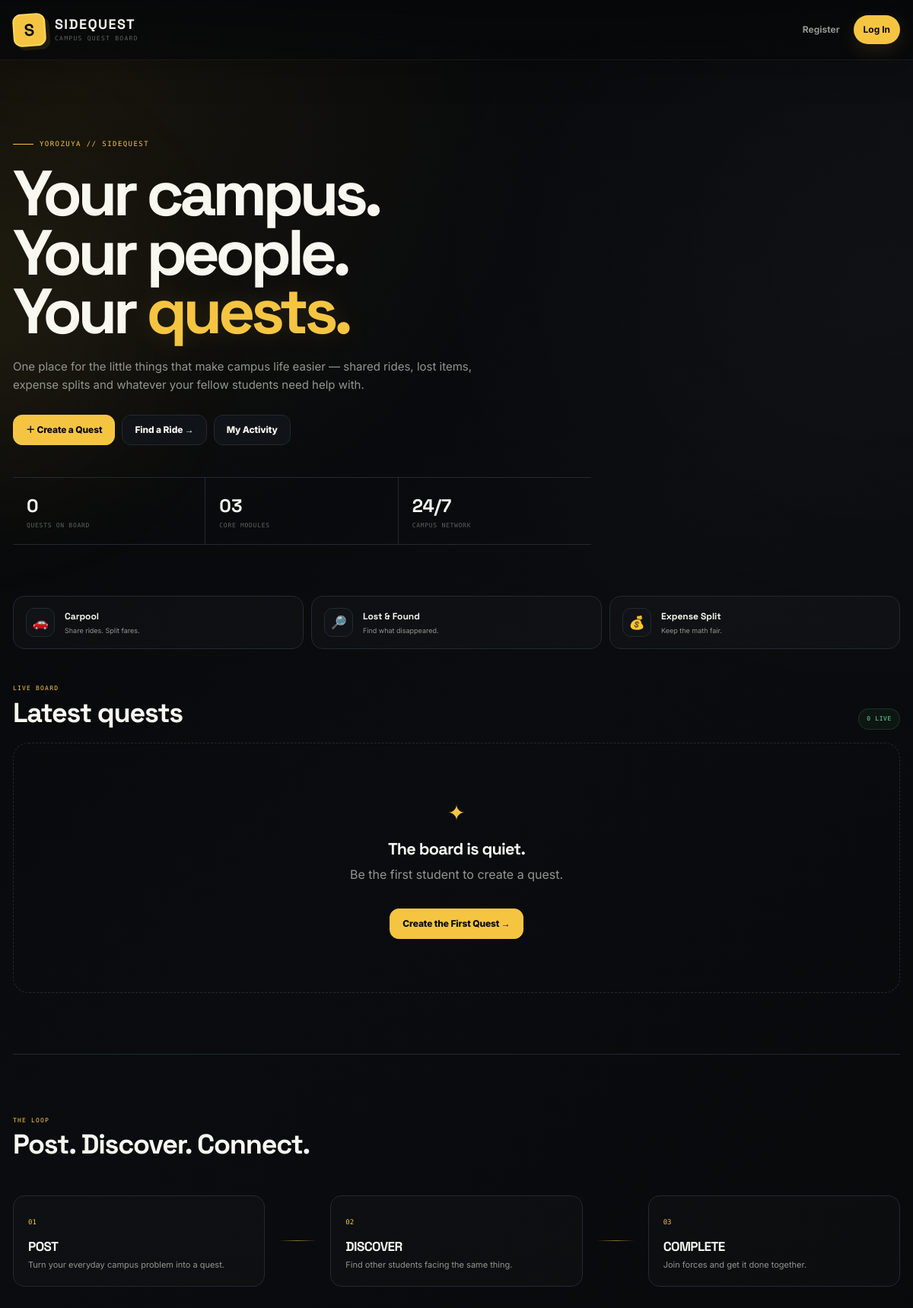
Before: / (upper part) with the older database file.
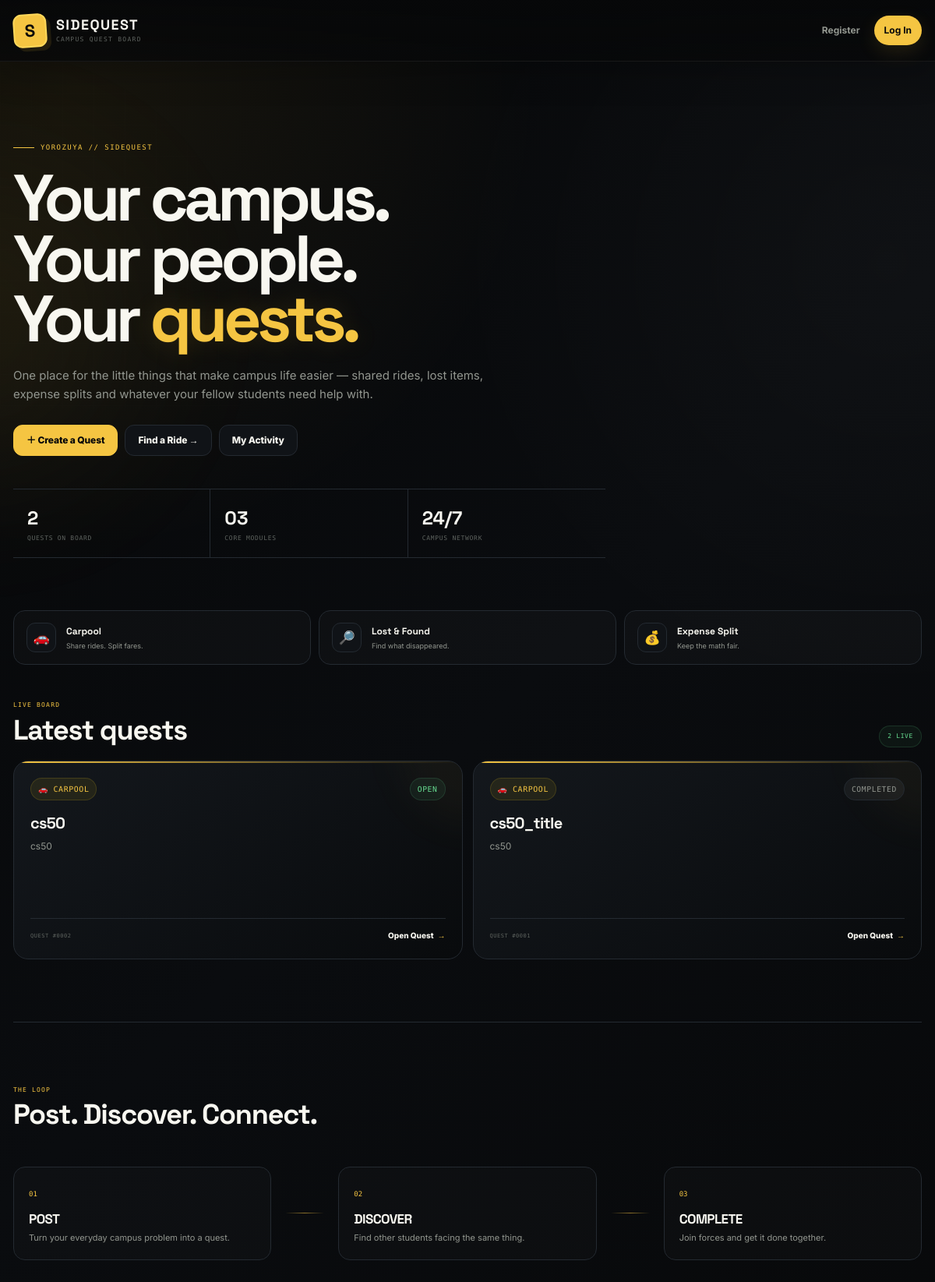
After: the same page with the newer database file.
### tables this page shows
CREATE TABLE quests (
    id INTEGER PRIMARY KEY AUTOINCREMENT,
    user_id INTEGER NOT NULL,
    title TEXT NOT NULL,
    description TEXT NOT NULL,
    category TEXT NOT NULL,
    status TEXT NOT NULL DEFAULT 'open',
    created_at TIMESTAMP NOT NULL DEFAULT CURRENT_TIMESTAMP,
    FOREIGN KEY(user_id) REFERENCES users(id)
);

### app.py (the view)
@app.route("/")
def index():
    connection = get_db()
    quests = connection.execute(
        """
        SELECT *
        FROM quests
        ORDER BY created_at DESC
        """
    ).fetchall()
    connection.close()
    return render_template("index.html", quests=quests)

### app.py (called while the page is built)
def get_db():
    connection = sqlite3.connect("sidequest.db")
    connection.row_factory = sqlite3.Row
    return connection

### templates/index.html (shortened to what this page needs)
{% extends "layout.html" %}
{% block main %}
<section class="sq-hero">
<div class="sq-eyebrow">
    YOROZUYA // SIDEQUEST
</div>
<h1 class="sq-hero-title">
    Your campus.
    <br>
    Your people.
    <br>
    Your
    <span class="highlight">quests.</span>
</h1>
<p class="sq-hero-description">
    One place for the little things that make campus life easier —
    shared rides, lost items, expense splits and whatever your
    fellow students need help with.
</p>
<div class="sq-hero-actions">
    <a
        href="/create"
        class="btn btn-primary"
    >
        ＋ Create a Quest
    </a>
    <a
        href="/findride"
        class="btn btn-secondary"
    >
        Find a Ride →
    </a>
    <a
        href="/myquests"
        class="btn btn-secondary"
    >
        My Activity
    </a>
</div>
<div class="sq-hero-metric-row">
    <div class="sq-hero-metric">
        <span class="sq-hero-metric-value">
            {{ quests|length }}
        </span>
        <span class="sq-hero-metric-label">
            QUESTS ON BOARD
        </span>
    </div>
    <div class="sq-hero-metric">
        <span class="sq-hero-metric-value">
            03
        </span>
        <span class="sq-hero-metric-label">
            CORE MODULES
        </span>
    </div>
    <div class="sq-hero-metric">
        <span class="sq-hero-metric-value">
            24/7
        </span>
        <span class="sq-hero-metric-label">
            CAMPUS NETWORK
        </span>
    </div>
</div>
</section>
<section class="sq-feature-strip">
<div class="sq-feature-card">
    <span class="sq-feature-icon">🚗</span>
    <div>
        <strong>Carpool</strong>
        <small>
            Share rides. Split fares.
        </small>
    </div>
</div>
<div class="sq-feature-card">
    <span class="sq-feature-icon">🔎</span>
    <div>
        <strong>Lost &amp; Found</strong>
        <small>
            Find what disappeared.
        </small>
    </div>
</div>
<div class="sq-feature-card">
    <span class="sq-feature-icon">💰</span>
    <div>
        <strong>Expense Split</strong>
        <small>
            Keep the math fair.
        </small>
    </div>
</div>
</section>
<section>
<div class="sq-section-header">
    <div>
        <div class="sq-section-kicker">
            LIVE BOARD
        </div>
        <h2 class="sq-section-title">
            Latest quests
        </h2>
    </div>
    <span class="sq-board-count">
        {{ quests|length }} LIVE
    </span>
</div>
{% if quests %}
    <div class="sq-quest-grid">
        {% for quest in quests %}
            <article class="sq-quest-card">
                <div class="sq-quest-top">
                    {% if quest["category"] == "carpool" %}
                        <span class="sq-category sq-category-carpool">
                            🚗 CARPOOL
                        </span>
                    {% elif quest["category"] == "lost_found" %}
                        <span class="sq-category sq-category-lost">
                            🔎 LOST &amp; FOUND
                        </span>
                    {% elif quest["category"] == "expense" %}
                        <span class="sq-category sq-category-expense">
                            💰 EXPENSE
                        </span>
                    {% else %}
                        <span class="sq-category">
                            ✦ {{ quest["category"] }}
                        </span>
                    {% endif %}
                    {% if quest["status"] == "open" %}
                        <span class="sq-status sq-status-open">
                            OPEN
                        </span>
                    {% else %}
                        <span class="sq-status sq-status-complete">
                            COMPLETED
                        </span>
                    {% endif %}
                </div>
                <h3 class="sq-quest-card-title">
                    {{ quest["title"] }}
                </h3>
                <p class="sq-quest-card-description">
                    {% if quest["description"] %}
                        {{ quest["description"] }}
                    {% else %}
                        No description provided.
                    {% endif %}
                </p>
                <div class="sq-quest-card-divider"></div>
                <div class="sq-quest-card-bottom">
                    <div class="sq-quest-id">
                        QUEST #{{ "%04d"|format(quest["id"]) }}
                    </div>
                    <a
                        href="/quest/{{ quest['id'] }}"
                        class="sq-view-quest"
                    >
                        Open Quest
                        <span>→</span>
                    </a>
                </div>
            </article>
        {% endfor %}
    </div>
{% else %}
    <div class="sq-empty">
        <h3>
            The board is quiet.
        </h3>
        <p>
            Be the first student to create a quest.
        </p>
        <a
            href="/create"
            class="btn btn-primary mt-3"
        >
            Create the First Quest →
        </a>
    </div>
{% endif %}
</section>
<section class="sq-process">
<div class="sq-section-header">
    <div>
        <div class="sq-section-kicker">
            THE LOOP
        </div>
        <h2 class="sq-section-title">
            Post. Discover. Connect.
        </h2>
    </div>
</div>
<div class="sq-process-grid">
    <div class="sq-process-step">
        <span class="sq-process-number">
            01
        </span>
        <h3>
            POST
        </h3>
        <p>
            Turn your everyday campus problem into a quest.
        </p>
    </div>
    <div class="sq-process-line"></div>
    <div class="sq-process-step">
        <span class="sq-process-number">
            02
        </span>
        <h3>
            DISCOVER
        </h3>
        <p>
            Find other students facing the same thing.
        </p>
    </div>
    <div class="sq-process-line"></div>
    <div class="sq-process-step">
        <span class="sq-process-number">
            03
        </span>
        <h3>
            COMPLETE
        </h3>
        <p>
            Join forces and get it done together.
        </p>
    </div>
</div>
</section>
{% endblock %}

### templates/layout.html (shortened to what this page needs)
<!DOCTYPE html>
<html lang="en">
<head>
    <link
        href="https://cdn.jsdelivr.net/npm/bootstrap@5.3.8/dist/css/bootstrap.min.css"
        rel="stylesheet"
    >
    <link
        href="{{ url_for('static', filename='styles.css',v='2') }}"
        rel="stylesheet"
    >
</head>
<body>
    <div class="sq-ambient sq-ambient-a"></div>
    <div class="sq-grid-bg"></div>
    <header class="sq-topbar">
        <div class="sq-topbar-inner">
            <a href="/" class="sq-logo">
                <div class="sq-logo-box">
                    S
                </div>
                <div class="sq-logo-copy">
                    <div class="sq-logo-name">
                        SIDEQUEST
                    </div>
                    <div class="sq-logo-tag">
                        CAMPUS QUEST BOARD
                    </div>
                </div>
            </a>
            {% if session.get("user_id") %}
                <button
                    class="sq-mobile-toggle"
                    type="button"
                    data-bs-toggle="collapse"
                    data-bs-target="#sqNav"
                    aria-controls="sqNav"
                    aria-expanded="false"
                    aria-label="Toggle navigation"
                >
                    <span></span>
                    <span></span>
                    <span></span>
                </button>
                <nav
                    class="collapse sq-nav"
                    id="sqNav"
                >
                    <div class="sq-nav-main">
                        <a
                            href="/"
                            class="sq-nav-item"
                        >
                            Home
                        </a>
                        <a
                            href="/create"
                            class="sq-nav-item sq-nav-create"
                        >
                            <span>＋</span>
                            Create Quest
                        </a>
                        <a
                            href="/findride"
                            class="sq-nav-item"
                        >
                            Find Ride
                        </a>
                        <a
                            href="/myquests"
                            class="sq-nav-item"
                        >
                            My Activity
                        </a>
                    </div>
                    <div class="sq-nav-right">
                        <div class="sq-online">
                            <span class="sq-online-dot"></span>
                            ONLINE
                        </div>
                        <a
                            href="/logout"
                            class="sq-nav-logout"
                        >
                            Logout
                            <span>↗</span>
                        </a>
                    </div>
                </nav>
            {% else %}
                <nav class="sq-guest-nav">
                    <a
                        href="/register"
                        class="sq-nav-item"
                    >
                        Register
                    </a>
                    <a
                        href="/login"
                        class="sq-nav-item sq-nav-create"
                    >
                        Log In
                    </a>
                </nav>
            {% endif %}
        </div>
    </header>
    <main class="sq-main">
        <div class="sq-container">
            {% block main %}{% endblock %}
        </div>
    </main>
</body>
</html>

Changed rows visible on the page:
added quests: category "🚗 CARPOOL", status "OPEN", title "cs50", description "cs50", id "0002"
added quests: category "🚗 CARPOOL", status "COMPLETED", title "cs50_title", description "cs50", id "0001"
Other visible differences:
{{ quests|length }}: "0" → "2"
text no longer shown: "The board is quiet. Be the first student to create a quest. Create the First Quest →"
